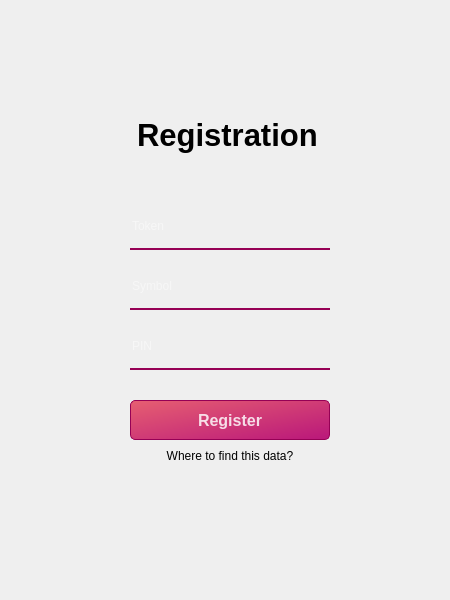
<?xml version="1.0" encoding="UTF-8"?>
<ui version="4.0">
 <class>RegisterWindow</class>
 <widget class="QWidget" name="RegisterWindow">
  <property name="geometry">
   <rect>
    <x>0</x>
    <y>0</y>
    <width>450</width>
    <height>600</height>
   </rect>
  </property>
  <property name="windowTitle">
   <string>Form</string>
  </property>
  <widget class="QWidget" name="widget" native="true">
   <property name="geometry">
    <rect>
     <x>30</x>
     <y>30</y>
     <width>400</width>
     <height>550</height>
    </rect>
   </property>
   <property name="styleSheet">
    <string notr="true">QPushButton#regButton {
background-color: qlineargradient(spread:pad, x1:0, y1:0, x2:1, y2:1, stop:0 rgba(230, 80, 100, 230), stop:1 rgba(180, 0, 110, 230));
color:rgba(255,255,255,210);
border:1px solid rgba(150,0,85,255);
border-radius:5px;
}
QPushButton#regButton:hover {
background-color: qlineargradient(spread:pad, x1:0, y1:0, x2:1, y2:1, stop:0 rgba(250, 100, 120, 230), stop:1 rgba(200, 20, 130, 230));
}
QPushButton#regButton:pressed {
padding-left:5px;
padding-top:5px;
}
QPushButton#tutorialButton:hover {
color:rgba(220,150,160,255);
}
QPushButton#exitButton{
background-color:rgba(150,0, 100, 255);
}</string>
   </property>
   <widget class="QLabel" name="loginpanelLabel">
    <property name="geometry">
     <rect>
      <x>25</x>
      <y>25</y>
      <width>350</width>
      <height>500</height>
     </rect>
    </property>
    <property name="styleSheet">
     <string notr="true">border-image: url(:/images/Assets/background.jpg);
border-radius:20px;
</string>
    </property>
    <property name="text">
     <string/>
    </property>
   </widget>
   <widget class="QLabel" name="registerLabel">
    <property name="geometry">
     <rect>
      <x>107</x>
      <y>80</y>
      <width>185</width>
      <height>50</height>
     </rect>
    </property>
    <property name="font">
     <font>
      <pointsize>23</pointsize>
      <weight>75</weight>
      <bold>true</bold>
     </font>
    </property>
    <property name="text">
     <string>Registration</string>
    </property>
   </widget>
   <widget class="QLineEdit" name="tokenLineEdit">
    <property name="geometry">
     <rect>
      <x>100</x>
      <y>180</y>
      <width>200</width>
      <height>40</height>
     </rect>
    </property>
    <property name="styleSheet">
     <string notr="true">background-color:rgba(0,0,0,0);
border:none;
border-bottom:2px solid rgba(150,0,85,255);
color:rgba(255,255,255,240);
padding-bottom:7px;</string>
    </property>
    <property name="text">
     <string/>
    </property>
    <property name="placeholderText">
     <string>Token</string>
    </property>
   </widget>
   <widget class="QLineEdit" name="symbolLineEdit">
    <property name="geometry">
     <rect>
      <x>100</x>
      <y>240</y>
      <width>200</width>
      <height>40</height>
     </rect>
    </property>
    <property name="styleSheet">
     <string notr="true">background-color:rgba(0,0,0,0);
border:none;
border-bottom:2px solid rgba(150,0,85,255);
color:rgba(255,255,255,240);
padding-bottom:7px;</string>
    </property>
    <property name="text">
     <string/>
    </property>
    <property name="placeholderText">
     <string>Symbol</string>
    </property>
   </widget>
   <widget class="QLineEdit" name="pinLineEdit">
    <property name="geometry">
     <rect>
      <x>100</x>
      <y>300</y>
      <width>200</width>
      <height>40</height>
     </rect>
    </property>
    <property name="styleSheet">
     <string notr="true">background-color:rgba(0,0,0,0);
border:none;
border-bottom:2px solid rgba(150,0,85,255);
color:rgba(255,255,255,240);
padding-bottom:7px;</string>
    </property>
    <property name="text">
     <string/>
    </property>
    <property name="placeholderText">
     <string>PIN</string>
    </property>
   </widget>
   <widget class="QPushButton" name="regButton">
    <property name="geometry">
     <rect>
      <x>100</x>
      <y>370</y>
      <width>200</width>
      <height>40</height>
     </rect>
    </property>
    <property name="font">
     <font>
      <pointsize>12</pointsize>
      <weight>75</weight>
      <bold>true</bold>
     </font>
    </property>
    <property name="text">
     <string>Register</string>
    </property>
   </widget>
   <widget class="QPushButton" name="githubButton">
    <property name="geometry">
     <rect>
      <x>310</x>
      <y>460</y>
      <width>40</width>
      <height>40</height>
     </rect>
    </property>
    <property name="styleSheet">
     <string notr="true">border-image: url(:/images/github-mark-white.png);
border-radius:20px;</string>
    </property>
    <property name="text">
     <string/>
    </property>
    <property name="icon">
     <iconset resource="res.qrc">
      <normaloff>:/images/Assets/github-mark-white.png</normaloff>:/images/Assets/github-mark-white.png</iconset>
    </property>
    <property name="iconSize">
     <size>
      <width>32</width>
      <height>32</height>
     </size>
    </property>
   </widget>
   <widget class="QPushButton" name="tutorialButton">
    <property name="geometry">
     <rect>
      <x>125</x>
      <y>415</y>
      <width>150</width>
      <height>21</height>
     </rect>
    </property>
    <property name="minimumSize">
     <size>
      <width>121</width>
      <height>21</height>
     </size>
    </property>
    <property name="styleSheet">
     <string notr="true">background-color:rgba(0,0,0,0);
border:none;</string>
    </property>
    <property name="text">
     <string>Where to find this data?</string>
    </property>
   </widget>
  </widget>
 </widget>
 <resources>
  <include location="res.qrc"/>
 </resources>
 <connections/>
</ui>
